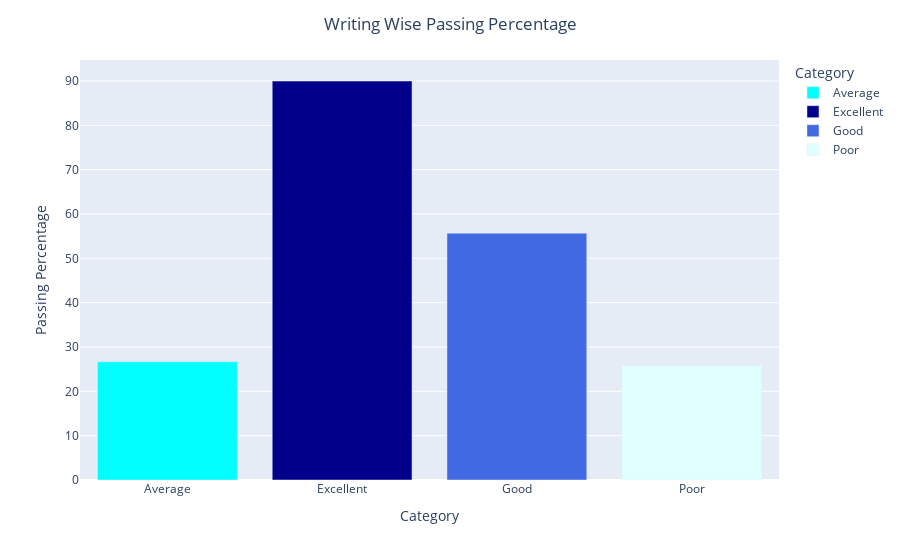

The cell this chart's notebook holds for it:
### Code cell
#visualizing
import plotly.express as px
fig = px.bar(writing_pp_df, x='Category', y='Passing Percentage',
            color='Category',color_discrete_map={'Average': 'cyan',
    'Good': 'royalblue',
    'Excellent': 'darkblue',
    'Poor': 'lightcyan'})
fig.update_layout(title='Writing Wise Passing Percentage',
                 title_x=0.5)
fig.show()

### Figure 1 — Plotly figure (JSON) as saved in the notebook; plotly's stock layout.template omitted (floating-point values rounded to 4 significant figures)
{"data": [{"alignmentgroup": "True", "hovertemplate": "Category=%{x}<br>Passing Percentage=%{y}<extra></extra>", "legendgroup": "Average", "marker": {"color": "cyan", "pattern": {"shape": ""}}, "name": "Average", "offsetgroup": "Average", "orientation": "v", "showlegend": true, "textposition": "auto", "type": "bar", "x": ["Average"], "xaxis": "x", "y": [26.67], "yaxis": "y"}, {"alignmentgroup": "True", "hovertemplate": "Category=%{x}<br>Passing Percentage=%{y}<extra></extra>", "legendgroup": "Excellent", "marker": {"color": "darkblue", "pattern": {"shape": ""}}, "name": "Excellent", "offsetgroup": "Excellent", "orientation": "v", "showlegend": true, "textposition": "auto", "type": "bar", "x": ["Excellent"], "xaxis": "x", "y": [90], "yaxis": "y"}, {"alignmentgroup": "True", "hovertemplate": "Category=%{x}<br>Passing Percentage=%{y}<extra></extra>", "legendgroup": "Good", "marker": {"color": "royalblue", "pattern": {"shape": ""}}, "name": "Good", "offsetgroup": "Good", "orientation": "v", "showlegend": true, "textposition": "auto", "type": "bar", "x": ["Good"], "xaxis": "x", "y": [55.68], "yaxis": "y"}, {"alignmentgroup": "True", "hovertemplate": "Category=%{x}<br>Passing Percentage=%{y}<extra></extra>", "legendgroup": "Poor", "marker": {"color": "lightcyan", "pattern": {"shape": ""}}, "name": "Poor", "offsetgroup": "Poor", "orientation": "v", "showlegend": true, "textposition": "auto", "type": "bar", "x": ["Poor"], "xaxis": "x", "y": [25.81], "yaxis": "y"}], "layout": {"autosize": true, "barmode": "relative", "legend": {"title": {"text": "Category"}, "tracegroupgap": 0}, "margin": {"t": 60}, "title": {"text": "Writing Wise Passing Percentage", "x": 0.5}, "xaxis": {"anchor": "y", "autorange": true, "categoryarray": ["Average", "Excellent", "Good", "Poor"], "categoryorder": "array", "domain": [0, 1], "range": [-0.5, 3.5], "title": {"text": "Category"}, "type": "category"}, "yaxis": {"anchor": "x", "autorange": true, "domain": [0, 1], "range": [0, 94.74], "title": {"text": "Passing Percentage"}, "type": "linear"}}}
